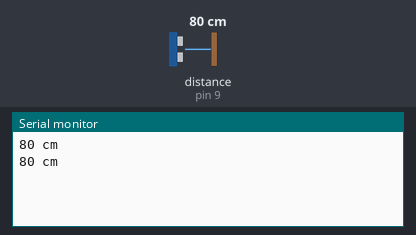
Recording of a sketch running on a simulated Arduino Uno, built with avr-gcc and run on an emulated ATmega328P. On the bench: the last lines printed to the serial monitor. Wiring (inferred from the names in the program): ultrasonic range finder: trigger pin 10; echo pin 9. The test bench sets the inputs (shaded band); at power-on: distance to the obstacle (sensor on pin 9) 80 cm. The echo pulse lasts 58.3 µs per cm.

Above: at 2.3 s.
2.4 s: distance to the obstacle (sensor on pin 9) set to 2 cm
At 3.4 s:
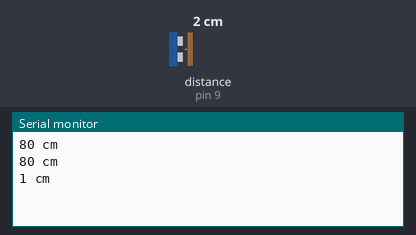
3.9 s: distance to the obstacle (sensor on pin 9) set to 4 cm
At 4.8 s:
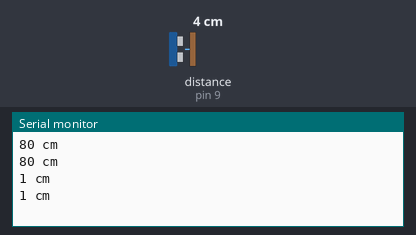
Timing chart, 0 to 6.9 s (numbered marks = the images above; inputs shaded):
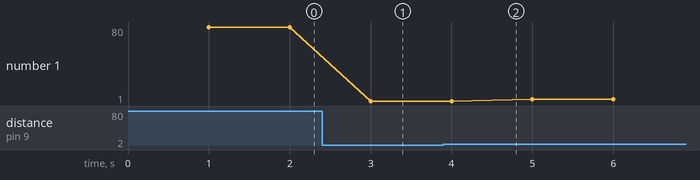

Measured:
- after the input at 2.4 s, the serial monitor: prints a new line after 0.60 s (image 1)
- plotted number 1: 80 → 1 after the input at 2.4 s, 1 → 3 after the input at 3.9 s

The sketch:

13_PCINT_Uwave.ino
```cpp
#include <PinChangeInterrupt.h>
#include "TimerOne.h"

const int trig_pin = 10;
const int echo_pin = 9;
unsigned long echo_duration = 0;

void echoIsr(void) {
  static unsigned long echo_begin = 0;
  static unsigned long echo_end = 0;
  unsigned int echo_pin_state = digitalRead(echo_pin);

  if (echo_pin_state == HIGH) {
    echo_begin = micros();
  } else if (echo_pin_state == LOW) {
    echo_end = micros();
    echo_duration = echo_end - echo_begin;
  }
}

void timerIsr(void){
    if (echo_duration == 0) {
    digitalWrite(trig_pin, LOW);
    delayMicroseconds(2);
    digitalWrite(trig_pin, HIGH);
    delayMicroseconds(2);
    digitalWrite(trig_pin, LOW);
  } else {
    unsigned long distance = echo_duration / 58;
    Serial.print(distance);
    Serial.println(" cm");
    echo_duration = 0;
  }
}

void setup() {
  pinMode(trig_pin, OUTPUT);
  pinMode(echo_pin, INPUT);
  Serial.begin(115200);
  attachPCINT(digitalPinToPCINT(echo_pin), echoIsr, CHANGE);
  Timer1.initialize(1000000 / 2);
  Timer1.attachInterrupt(timerIsr);
}

void loop() {

}
```
